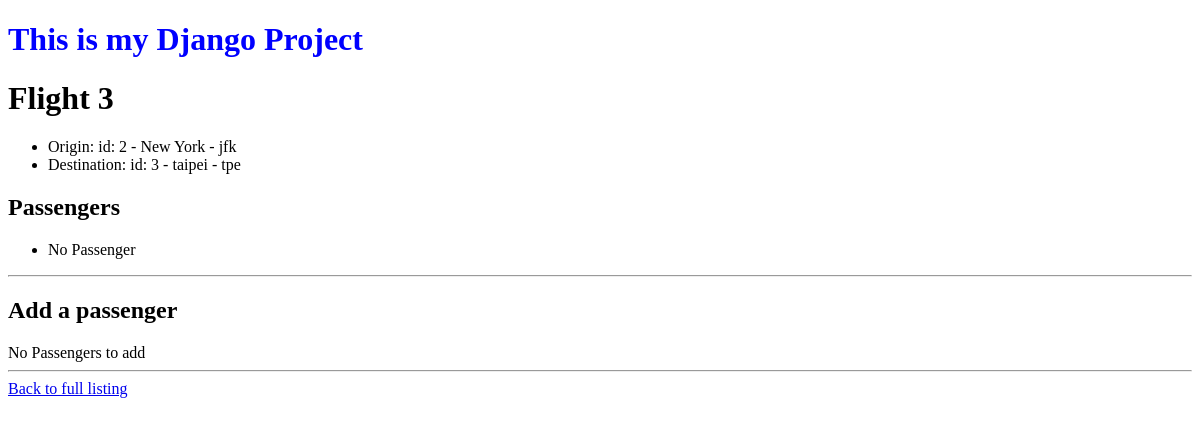
Before: /3 with the older database file.
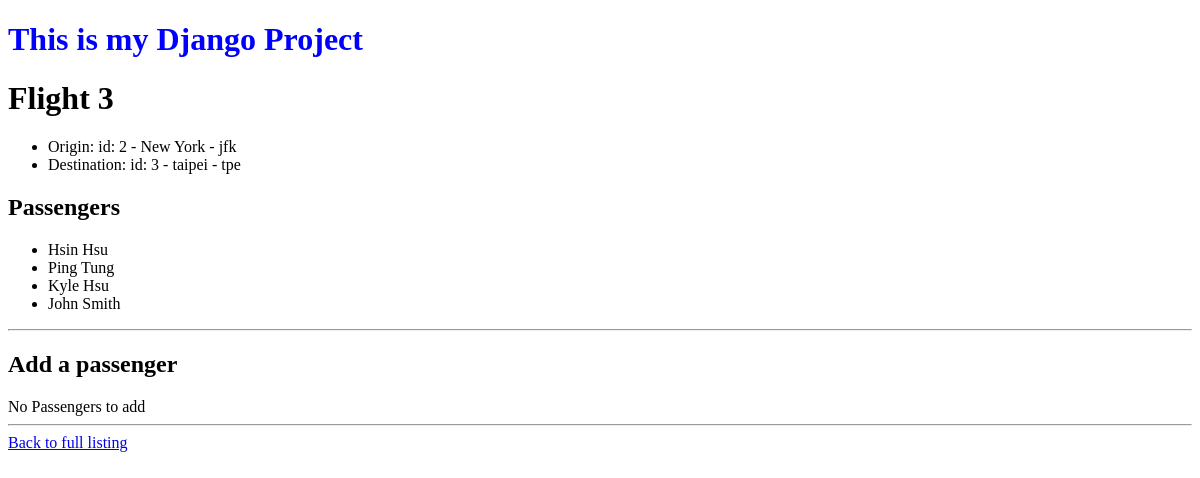
After: the same page with the newer database file.
### hello/models.py (models this page shows, shortened)
class Flight(models.Model):
	origin = models.ForeignKey(Airport, on_delete=models.CASCADE, related_name='departures')
	destination = models.ForeignKey(Airport, on_delete=models.CASCADE, related_name='arrivals')
	duration = models.IntegerField()

class Airport(models.Model):
	code = models.CharField(max_length=3)
	city = models.CharField(max_length=64)
	def __str__(self):
		return f"id: {self.id} - {self.city} - {self.code}"

class Passenger(models.Model):
	first = models.CharField(max_length=64)
	last = models.CharField(max_length=64)
	flights = models.ManyToManyField(Flight, blank=True, related_name='passenger')
	def __str__(self):
		return "{} {}".format(self.first, self.last)

### hello/views.py (the view)
# urls.py: path("<int:flight_id>", views.flight, name='flight'),
def flight(request, flight_id):
	try:
		flight = Flight.objects.get(pk=flight_id) #pk = primary key
	except Exception as e:
		raise Http404('Flight does not exist')
	context = {
		"flight": flight,
		"passengers": flight.passenger.all(),
		"non_passengers":Passenger.objects.exclude(flights=flight).all(),
	}
	return render(request, "flights/flight.html", context)

### hello/templates/flights/flight.html (shortened to what this page needs)
{% extends 'flights/base.html' %}
{% block body %}
	<h1>Flight {{ flight.id }}</h1>
		<ul>
			<li id='origin' value='flight num'>Origin: {{ flight.origin }}</li>
			<li id='destination'>Destination: {{ flight.destination }}</li>
		</ul>
	<h2>Passengers</h2>
	    <ul>
	    	{% for passenger in passengers %}
		    	<li>
	 				{{passenger}}
		    	</li>
 			{% empty %}
 				<li>No Passenger</li>
	    	{% endfor %}
	    </ul>
	<hr>
	<h2>Add a passenger</h2>
    {% if non_passengers %}
	    <form action="{% url 'book' flight.id %}" method='post'>
	    {% csrf_token %}
	    	<select name='passenger_selection'>
	    		{% for passenger in non_passengers %}
	    			<option value={{ passenger.id }}>{{ passenger }}</option>
	 			{% endfor %}
	    	</select>
	        <input type="submit" value="Book Flight"/>
	    </form>
    {% else %}
    	<div>No Passengers to add</div>
    {% endif %}
    <hr>
	<a href="{% url 'index' %}">Back to full listing</a>
{% endblock %}

### hello/templates/flights/base.html (shortened to what this page needs)
{% load static %}
<!DOCTYPE html>
<html>
<head>
	<link rel="stylesheet" href="{% static 'flights/styles.css' %}"/>
</head>
<body>
	<h1 class='header'>This is my Django Project</h1>
	{% block body %}
	{% endblock %}
</body>
</html>

### hello/static/flights/styles.css (style rules this page uses)
.header { color:blue; }

Changed rows visible on the page:
added Passenger: first+last "Hsin Hsu"
added Passenger: first+last "Ping Tung"
added Passenger: first+last "Kyle Hsu"
added Passenger: first+last "John Smith"
Other visible differences:
text no longer shown: "No Passenger"
